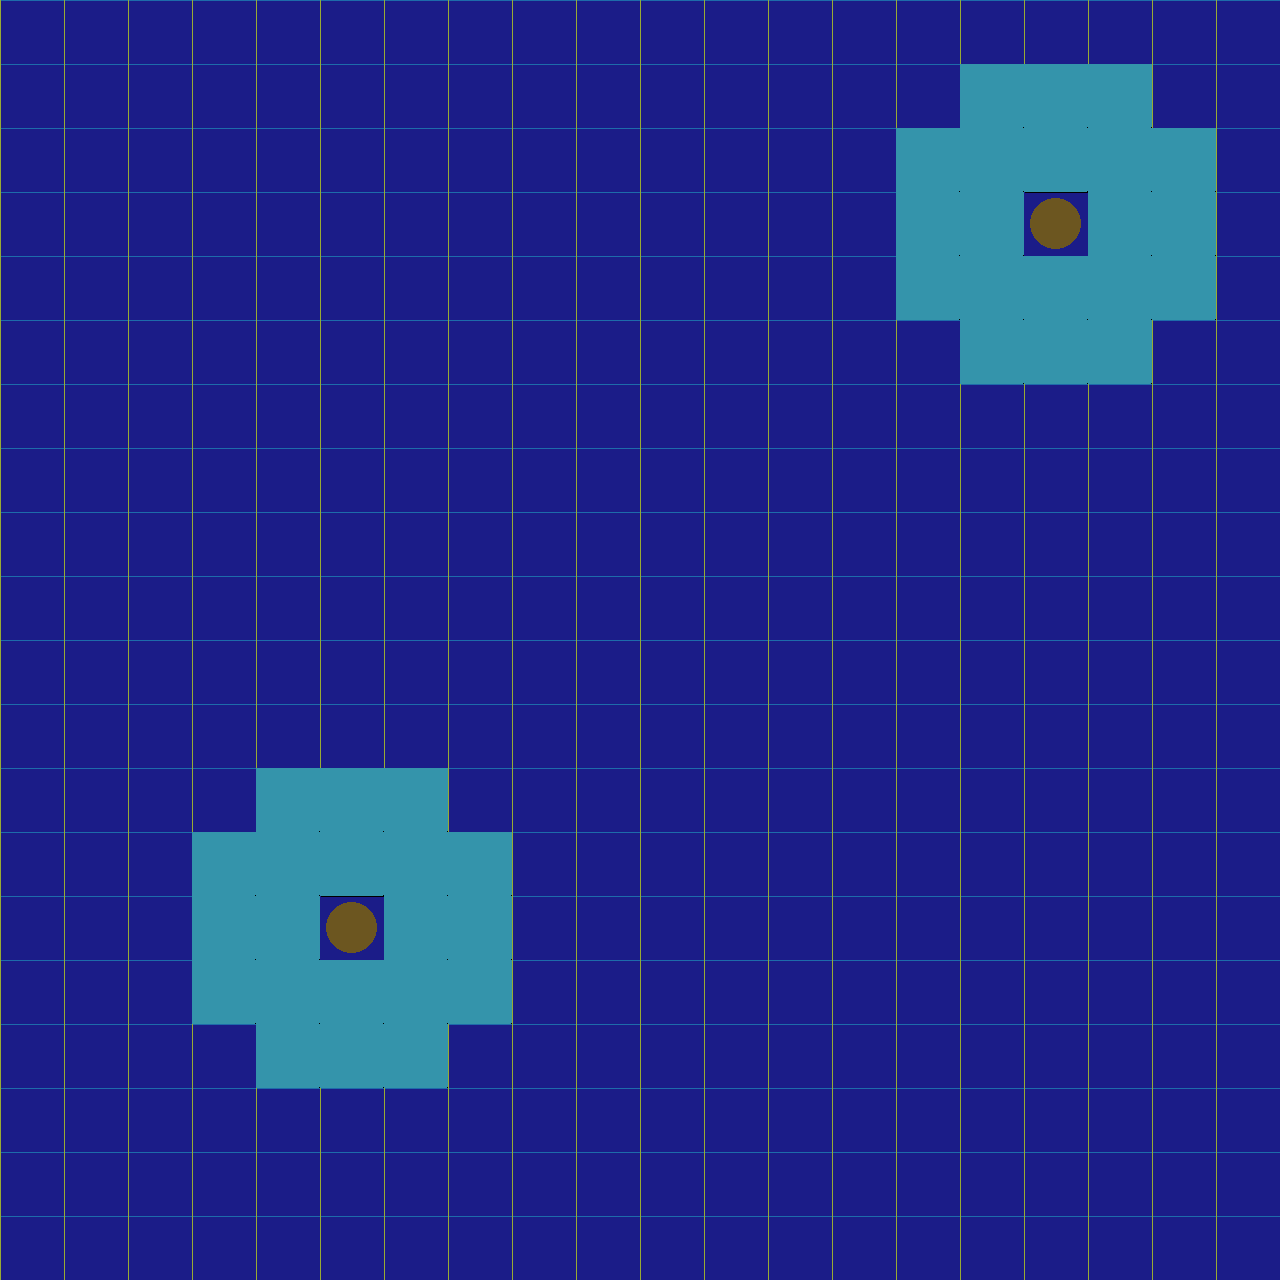

Below is a game level as drawn by its tile map, then a one-line description and the .tmx file that defines it, in full:
An orthogonal 20x20 tile map with 64x64 px tiles, 1 tile layer (Tile Layer 1).

<map version="1.5" tiledversion="1.7.2" orientation="orthogonal" renderorder="right-down" width="20" height="20" tilewidth="64" tileheight="64" infinite="0" nextlayerid="2" nextobjectid="1">
 <tileset firstgid="1" source="tiles.tsx" />
 <layer id="1" name="Tile Layer 1" width="20" height="20">
  <data encoding="csv">
6,6,6,6,6,6,6,6,6,6,6,6,6,6,6,6,6,6,6,6,
6,6,6,6,6,6,6,6,6,6,6,6,6,6,6,7,7,7,6,6,
6,6,6,6,6,6,6,6,6,6,6,6,6,6,7,7,7,7,7,6,
6,6,6,6,6,6,6,6,6,6,6,6,6,6,7,7,4,7,7,6,
6,6,6,6,6,6,6,6,6,6,6,6,6,6,7,7,7,7,7,6,
6,6,6,6,6,6,6,6,6,6,6,6,6,6,6,7,7,7,6,6,
6,6,6,6,6,6,6,6,6,6,6,6,6,6,6,6,6,6,6,6,
6,6,6,6,6,6,6,6,6,6,6,6,6,6,6,6,6,6,6,6,
6,6,6,6,6,6,6,6,6,6,6,6,6,6,6,6,6,6,6,6,
6,6,6,6,6,6,6,6,6,6,6,6,6,6,6,6,6,6,6,6,
6,6,6,6,6,6,6,6,6,6,6,6,6,6,6,6,6,6,6,6,
6,6,6,6,6,6,6,6,6,6,6,6,6,6,6,6,6,6,6,6,
6,6,6,6,7,7,7,6,6,6,6,6,6,6,6,6,6,6,6,6,
6,6,6,7,7,7,7,7,6,6,6,6,6,6,6,6,6,6,6,6,
6,6,6,7,7,4,7,7,6,6,6,6,6,6,6,6,6,6,6,6,
6,6,6,7,7,7,7,7,6,6,6,6,6,6,6,6,6,6,6,6,
6,6,6,6,7,7,7,6,6,6,6,6,6,6,6,6,6,6,6,6,
6,6,6,6,6,6,6,6,6,6,6,6,6,6,6,6,6,6,6,6,
6,6,6,6,6,6,6,6,6,6,6,6,6,6,6,6,6,6,6,6,
6,6,6,6,6,6,6,6,6,6,6,6,6,6,6,6,6,6,6,6
</data>
 </layer>
</map>
